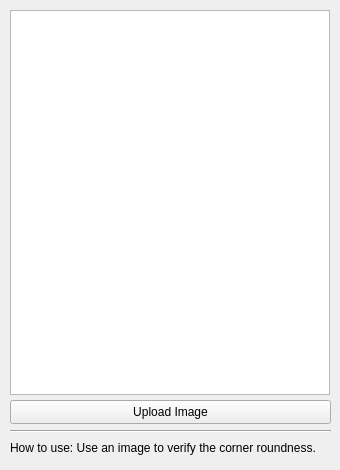
<?xml version="1.0" encoding="UTF-8"?>
<ui version="4.0">
 <class>bkground_helper</class>
 <widget class="QWidget" name="bkground_helper">
  <property name="geometry">
   <rect>
    <x>0</x>
    <y>0</y>
    <width>340</width>
    <height>470</height>
   </rect>
  </property>
  <property name="minimumSize">
   <size>
    <width>340</width>
    <height>470</height>
   </size>
  </property>
  <property name="maximumSize">
   <size>
    <width>340</width>
    <height>470</height>
   </size>
  </property>
  <property name="windowTitle">
   <string>Bkground Corner Matcher</string>
  </property>
  <widget class="QGraphicsView" name="graphicsView">
   <property name="geometry">
    <rect>
     <x>10</x>
     <y>10</y>
     <width>320</width>
     <height>385</height>
    </rect>
   </property>
   <property name="maximumSize">
    <size>
     <width>320</width>
     <height>385</height>
    </size>
   </property>
  </widget>
  <widget class="QPushButton" name="pushButton_2">
   <property name="geometry">
    <rect>
     <x>10</x>
     <y>400</y>
     <width>321</width>
     <height>24</height>
    </rect>
   </property>
   <property name="text">
    <string>Upload Image</string>
   </property>
  </widget>
  <widget class="Line" name="line">
   <property name="geometry">
    <rect>
     <x>10</x>
     <y>430</y>
     <width>321</width>
     <height>3</height>
    </rect>
   </property>
   <property name="orientation">
    <enum>Qt::Orientation::Horizontal</enum>
   </property>
  </widget>
  <widget class="QLabel" name="label">
   <property name="geometry">
    <rect>
     <x>10</x>
     <y>440</y>
     <width>321</width>
     <height>16</height>
    </rect>
   </property>
   <property name="text">
    <string>How to use: Use an image to verify the corner roundness.</string>
   </property>
  </widget>
 </widget>
 <resources/>
 <connections/>
</ui>
